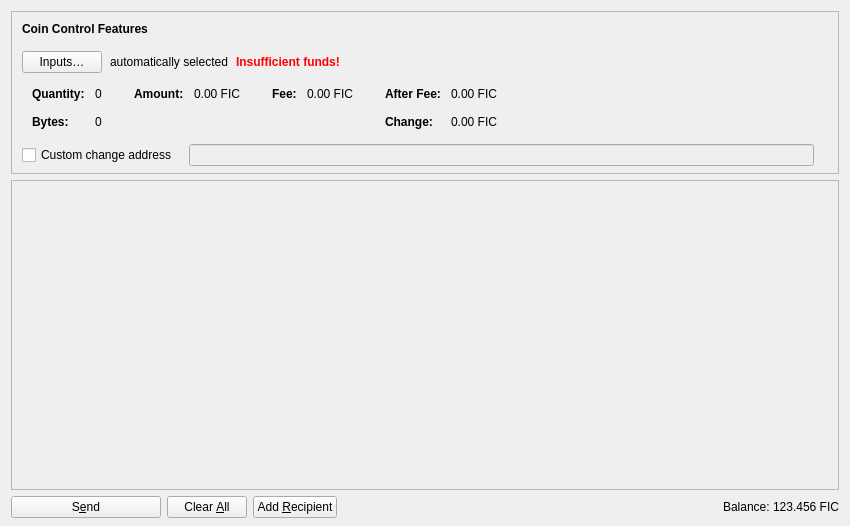
<?xml version="1.0" encoding="UTF-8"?>
<ui version="4.0">
 <class>SendCoinsDialog</class>
 <widget class="QDialog" name="SendCoinsDialog">
  <property name="geometry">
   <rect>
    <x>0</x>
    <y>0</y>
    <width>850</width>
    <height>526</height>
   </rect>
  </property>
  <property name="windowTitle">
   <string>Send Coins</string>
  </property>
  <layout class="QVBoxLayout" name="verticalLayout" stretch="0,1,0">
   <property name="bottomMargin">
    <number>8</number>
   </property>
   <item>
    <widget class="QFrame" name="frameCoinControl">
     <property name="sizePolicy">
      <sizepolicy hsizetype="Expanding" vsizetype="Expanding">
       <horstretch>0</horstretch>
       <verstretch>0</verstretch>
      </sizepolicy>
     </property>
     <property name="maximumSize">
      <size>
       <width>16777215</width>
       <height>16777215</height>
      </size>
     </property>
     <property name="frameShape">
      <enum>QFrame::StyledPanel</enum>
     </property>
     <property name="frameShadow">
      <enum>QFrame::Sunken</enum>
     </property>
     <layout class="QVBoxLayout" name="verticalLayoutCoinControl2">
      <property name="spacing">
       <number>0</number>
      </property>
      <property name="leftMargin">
       <number>0</number>
      </property>
      <property name="topMargin">
       <number>0</number>
      </property>
      <property name="rightMargin">
       <number>0</number>
      </property>
      <property name="bottomMargin">
       <number>6</number>
      </property>
      <item>
       <layout class="QVBoxLayout" name="verticalLayoutCoinControl" stretch="0,0,0,0,1">
        <property name="spacing">
         <number>0</number>
        </property>
        <property name="leftMargin">
         <number>10</number>
        </property>
        <property name="topMargin">
         <number>10</number>
        </property>
        <item>
         <layout class="QHBoxLayout" name="horizontalLayoutCoinControl1">
          <property name="bottomMargin">
           <number>15</number>
          </property>
          <item>
           <widget class="QLabel" name="labelCoinControlFeatures">
            <property name="sizePolicy">
             <sizepolicy hsizetype="Preferred" vsizetype="Maximum">
              <horstretch>0</horstretch>
              <verstretch>0</verstretch>
             </sizepolicy>
            </property>
            <property name="font">
             <font>
              <weight>75</weight>
              <bold>true</bold>
             </font>
            </property>
            <property name="styleSheet">
             <string notr="true">font-weight:bold;</string>
            </property>
            <property name="text">
             <string>Coin Control Features</string>
            </property>
           </widget>
          </item>
         </layout>
        </item>
        <item>
         <layout class="QHBoxLayout" name="horizontalLayoutCoinControl2" stretch="0,0,0,0">
          <property name="spacing">
           <number>8</number>
          </property>
          <property name="bottomMargin">
           <number>10</number>
          </property>
          <item>
           <widget class="QPushButton" name="pushButtonCoinControl">
            <property name="styleSheet">
             <string notr="true"/>
            </property>
            <property name="text">
             <string>Inputs…</string>
            </property>
            <property name="autoDefault">
             <bool>false</bool>
            </property>
           </widget>
          </item>
          <item>
           <widget class="QLabel" name="labelCoinControlAutomaticallySelected">
            <property name="text">
             <string>automatically selected</string>
            </property>
            <property name="margin">
             <number>5</number>
            </property>
           </widget>
          </item>
          <item>
           <widget class="QLabel" name="labelCoinControlInsuffFunds">
            <property name="font">
             <font>
              <weight>75</weight>
              <bold>true</bold>
             </font>
            </property>
            <property name="styleSheet">
             <string notr="true">color:red;font-weight:bold;</string>
            </property>
            <property name="text">
             <string>Insufficient funds!</string>
            </property>
            <property name="margin">
             <number>5</number>
            </property>
           </widget>
          </item>
          <item>
           <spacer name="horizontalSpacerCoinControl">
            <property name="orientation">
             <enum>Qt::Horizontal</enum>
            </property>
            <property name="sizeHint" stdset="0">
             <size>
              <width>40</width>
              <height>1</height>
             </size>
            </property>
           </spacer>
          </item>
         </layout>
        </item>
        <item>
         <widget class="QWidget" name="widgetCoinControl" native="true">
          <property name="sizePolicy">
           <sizepolicy hsizetype="Preferred" vsizetype="Preferred">
            <horstretch>0</horstretch>
            <verstretch>0</verstretch>
           </sizepolicy>
          </property>
          <property name="minimumSize">
           <size>
            <width>0</width>
            <height>0</height>
           </size>
          </property>
          <property name="styleSheet">
           <string notr="true"/>
          </property>
          <layout class="QHBoxLayout" name="horizontalLayoutCoinControl5">
           <property name="margin">
            <number>0</number>
           </property>
           <item>
            <layout class="QHBoxLayout" name="horizontalLayoutCoinControl3" stretch="0,0,0,1">
             <property name="spacing">
              <number>20</number>
             </property>
             <property name="topMargin">
              <number>0</number>
             </property>
             <property name="bottomMargin">
              <number>10</number>
             </property>
             <item>
              <layout class="QFormLayout" name="formLayoutCoinControl1">
               <property name="labelAlignment">
                <set>Qt::AlignLeft|Qt::AlignVCenter</set>
               </property>
               <property name="horizontalSpacing">
                <number>10</number>
               </property>
               <property name="verticalSpacing">
                <number>14</number>
               </property>
               <property name="leftMargin">
                <number>10</number>
               </property>
               <property name="topMargin">
                <number>4</number>
               </property>
               <property name="rightMargin">
                <number>6</number>
               </property>
               <item row="0" column="0">
                <widget class="QLabel" name="labelCoinControlQuantityText">
                 <property name="font">
                  <font>
                   <weight>75</weight>
                   <bold>true</bold>
                  </font>
                 </property>
                 <property name="text">
                  <string>Quantity:</string>
                 </property>
                 <property name="margin">
                  <number>0</number>
                 </property>
                </widget>
               </item>
               <item row="0" column="1">
                <widget class="QLabel" name="labelCoinControlQuantity">
                 <property name="cursor">
                  <cursorShape>IBeamCursor</cursorShape>
                 </property>
                 <property name="contextMenuPolicy">
                  <enum>Qt::ActionsContextMenu</enum>
                 </property>
                 <property name="text">
                  <string notr="true">0</string>
                 </property>
                 <property name="margin">
                  <number>0</number>
                 </property>
                 <property name="textInteractionFlags">
                  <set>Qt::LinksAccessibleByMouse|Qt::TextSelectableByKeyboard|Qt::TextSelectableByMouse</set>
                 </property>
                </widget>
               </item>
               <item row="1" column="0">
                <widget class="QLabel" name="labelCoinControlBytesText">
                 <property name="font">
                  <font>
                   <weight>75</weight>
                   <bold>true</bold>
                  </font>
                 </property>
                 <property name="text">
                  <string>Bytes:</string>
                 </property>
                </widget>
               </item>
               <item row="1" column="1">
                <widget class="QLabel" name="labelCoinControlBytes">
                 <property name="cursor">
                  <cursorShape>IBeamCursor</cursorShape>
                 </property>
                 <property name="contextMenuPolicy">
                  <enum>Qt::ActionsContextMenu</enum>
                 </property>
                 <property name="text">
                  <string notr="true">0</string>
                 </property>
                 <property name="textInteractionFlags">
                  <set>Qt::LinksAccessibleByMouse|Qt::TextSelectableByKeyboard|Qt::TextSelectableByMouse</set>
                 </property>
                </widget>
               </item>
              </layout>
             </item>
             <item>
              <layout class="QFormLayout" name="formLayoutCoinControl2">
               <property name="horizontalSpacing">
                <number>10</number>
               </property>
               <property name="verticalSpacing">
                <number>14</number>
               </property>
               <property name="leftMargin">
                <number>6</number>
               </property>
               <property name="topMargin">
                <number>4</number>
               </property>
               <property name="rightMargin">
                <number>6</number>
               </property>
               <item row="0" column="0">
                <widget class="QLabel" name="labelCoinControlAmountText">
                 <property name="font">
                  <font>
                   <weight>75</weight>
                   <bold>true</bold>
                  </font>
                 </property>
                 <property name="text">
                  <string>Amount:</string>
                 </property>
                 <property name="margin">
                  <number>0</number>
                 </property>
                </widget>
               </item>
               <item row="0" column="1">
                <widget class="QLabel" name="labelCoinControlAmount">
                 <property name="cursor">
                  <cursorShape>IBeamCursor</cursorShape>
                 </property>
                 <property name="contextMenuPolicy">
                  <enum>Qt::ActionsContextMenu</enum>
                 </property>
                 <property name="text">
                  <string notr="true">0.00 FIC</string>
                 </property>
                 <property name="textInteractionFlags">
                  <set>Qt::LinksAccessibleByMouse|Qt::TextSelectableByKeyboard|Qt::TextSelectableByMouse</set>
                 </property>
                </widget>
               </item>
              </layout>
             </item>
             <item>
              <layout class="QFormLayout" name="formLayoutCoinControl3">
               <property name="horizontalSpacing">
                <number>10</number>
               </property>
               <property name="verticalSpacing">
                <number>14</number>
               </property>
               <property name="leftMargin">
                <number>6</number>
               </property>
               <property name="topMargin">
                <number>4</number>
               </property>
               <property name="rightMargin">
                <number>6</number>
               </property>
               <item row="0" column="0">
                <widget class="QLabel" name="labelCoinControlFeeText">
                 <property name="font">
                  <font>
                   <weight>75</weight>
                   <bold>true</bold>
                  </font>
                 </property>
                 <property name="text">
                  <string>Fee:</string>
                 </property>
                 <property name="margin">
                  <number>0</number>
                 </property>
                </widget>
               </item>
               <item row="0" column="1">
                <widget class="QLabel" name="labelCoinControlFee">
                 <property name="cursor">
                  <cursorShape>IBeamCursor</cursorShape>
                 </property>
                 <property name="contextMenuPolicy">
                  <enum>Qt::ActionsContextMenu</enum>
                 </property>
                 <property name="text">
                  <string notr="true">0.00 FIC</string>
                 </property>
                 <property name="textInteractionFlags">
                  <set>Qt::LinksAccessibleByMouse|Qt::TextSelectableByKeyboard|Qt::TextSelectableByMouse</set>
                 </property>
                </widget>
               </item>
              </layout>
             </item>
             <item>
              <layout class="QFormLayout" name="formLayoutCoinControl4">
               <property name="labelAlignment">
                <set>Qt::AlignLeft|Qt::AlignVCenter</set>
               </property>
               <property name="horizontalSpacing">
                <number>10</number>
               </property>
               <property name="verticalSpacing">
                <number>14</number>
               </property>
               <property name="leftMargin">
                <number>6</number>
               </property>
               <property name="topMargin">
                <number>4</number>
               </property>
               <property name="rightMargin">
                <number>6</number>
               </property>
               <item row="0" column="0">
                <widget class="QLabel" name="labelCoinControlAfterFeeText">
                 <property name="font">
                  <font>
                   <weight>75</weight>
                   <bold>true</bold>
                  </font>
                 </property>
                 <property name="text">
                  <string>After Fee:</string>
                 </property>
                 <property name="margin">
                  <number>0</number>
                 </property>
                </widget>
               </item>
               <item row="0" column="1">
                <widget class="QLabel" name="labelCoinControlAfterFee">
                 <property name="cursor">
                  <cursorShape>IBeamCursor</cursorShape>
                 </property>
                 <property name="contextMenuPolicy">
                  <enum>Qt::ActionsContextMenu</enum>
                 </property>
                 <property name="text">
                  <string notr="true">0.00 FIC</string>
                 </property>
                 <property name="textInteractionFlags">
                  <set>Qt::LinksAccessibleByMouse|Qt::TextSelectableByKeyboard|Qt::TextSelectableByMouse</set>
                 </property>
                </widget>
               </item>
               <item row="1" column="0">
                <widget class="QLabel" name="labelCoinControlChangeText">
                 <property name="font">
                  <font>
                   <weight>75</weight>
                   <bold>true</bold>
                  </font>
                 </property>
                 <property name="text">
                  <string>Change:</string>
                 </property>
                </widget>
               </item>
               <item row="1" column="1">
                <widget class="QLabel" name="labelCoinControlChange">
                 <property name="cursor">
                  <cursorShape>IBeamCursor</cursorShape>
                 </property>
                 <property name="contextMenuPolicy">
                  <enum>Qt::ActionsContextMenu</enum>
                 </property>
                 <property name="text">
                  <string notr="true">0.00 FIC</string>
                 </property>
                 <property name="textInteractionFlags">
                  <set>Qt::LinksAccessibleByMouse|Qt::TextSelectableByKeyboard|Qt::TextSelectableByMouse</set>
                 </property>
                </widget>
               </item>
              </layout>
             </item>
            </layout>
           </item>
          </layout>
         </widget>
        </item>
        <item>
         <layout class="QHBoxLayout" name="horizontalLayoutCoinControl4" stretch="0,0,0">
          <property name="spacing">
           <number>12</number>
          </property>
          <property name="sizeConstraint">
           <enum>QLayout::SetDefaultConstraint</enum>
          </property>
          <property name="topMargin">
           <number>5</number>
          </property>
          <property name="rightMargin">
           <number>5</number>
          </property>
          <item>
           <widget class="QCheckBox" name="checkBoxCoinControlChange">
            <property name="toolTip">
             <string>If this is activated, but the change address is empty or invalid, change will be sent to a newly generated address.</string>
            </property>
            <property name="text">
             <string>Custom change address</string>
            </property>
           </widget>
          </item>
          <item>
           <widget class="QValidatedLineEdit" name="lineEditCoinControlChange">
            <property name="enabled">
             <bool>false</bool>
            </property>
            <property name="sizePolicy">
             <sizepolicy hsizetype="Expanding" vsizetype="Fixed">
              <horstretch>0</horstretch>
              <verstretch>0</verstretch>
             </sizepolicy>
            </property>
           </widget>
          </item>
          <item>
           <widget class="QLabel" name="labelCoinControlChangeLabel">
            <property name="sizePolicy">
             <sizepolicy hsizetype="Preferred" vsizetype="Expanding">
              <horstretch>0</horstretch>
              <verstretch>0</verstretch>
             </sizepolicy>
            </property>
            <property name="minimumSize">
             <size>
              <width>0</width>
              <height>0</height>
             </size>
            </property>
            <property name="text">
             <string/>
            </property>
            <property name="margin">
             <number>3</number>
            </property>
           </widget>
          </item>
         </layout>
        </item>
        <item>
         <spacer name="verticalSpacerCoinControl">
          <property name="orientation">
           <enum>Qt::Vertical</enum>
          </property>
          <property name="sizeHint" stdset="0">
           <size>
            <width>800</width>
            <height>1</height>
           </size>
          </property>
         </spacer>
        </item>
       </layout>
      </item>
     </layout>
    </widget>
   </item>
   <item>
    <widget class="QScrollArea" name="scrollArea">
     <property name="widgetResizable">
      <bool>true</bool>
     </property>
     <widget class="QWidget" name="scrollAreaWidgetContents">
      <property name="geometry">
       <rect>
        <x>0</x>
        <y>0</y>
        <width>830</width>
        <height>304</height>
       </rect>
      </property>
      <layout class="QVBoxLayout" name="verticalLayout_2" stretch="0,1">
       <property name="margin">
        <number>0</number>
       </property>
       <item>
        <layout class="QVBoxLayout" name="entries">
         <property name="spacing">
          <number>6</number>
         </property>
        </layout>
       </item>
       <item>
        <spacer name="verticalSpacer">
         <property name="orientation">
          <enum>Qt::Vertical</enum>
         </property>
         <property name="sizeHint" stdset="0">
          <size>
           <width>20</width>
           <height>40</height>
          </size>
         </property>
        </spacer>
       </item>
      </layout>
     </widget>
    </widget>
   </item>
   <item>
    <layout class="QHBoxLayout" name="horizontalLayout">
     <item>
      <widget class="QPushButton" name="sendButton">
       <property name="minimumSize">
        <size>
         <width>150</width>
         <height>0</height>
        </size>
       </property>
       <property name="toolTip">
        <string>Confirm the send action</string>
       </property>
       <property name="text">
        <string>S&amp;end</string>
       </property>
       <property name="icon">
        <iconset resource="../bitcoin.qrc">
         <normaloff>:/icons/send</normaloff>:/icons/send</iconset>
       </property>
       <property name="autoDefault">
        <bool>false</bool>
       </property>
       <property name="default">
        <bool>false</bool>
       </property>
      </widget>
     </item>
     <item>
      <widget class="QPushButton" name="clearButton">
       <property name="sizePolicy">
        <sizepolicy hsizetype="Minimum" vsizetype="Fixed">
         <horstretch>0</horstretch>
         <verstretch>0</verstretch>
        </sizepolicy>
       </property>
       <property name="toolTip">
        <string>Clear all fields of the form.</string>
       </property>
       <property name="text">
        <string>Clear &amp;All</string>
       </property>
       <property name="icon">
        <iconset resource="../bitcoin.qrc">
         <normaloff>:/icons/remove</normaloff>:/icons/remove</iconset>
       </property>
       <property name="autoDefault">
        <bool>false</bool>
       </property>
      </widget>
     </item>
     <item>
      <widget class="QPushButton" name="addButton">
       <property name="toolTip">
        <string>Send to multiple recipients at once</string>
       </property>
       <property name="text">
        <string>Add &amp;Recipient</string>
       </property>
       <property name="icon">
        <iconset resource="../bitcoin.qrc">
         <normaloff>:/icons/add</normaloff>:/icons/add</iconset>
       </property>
       <property name="autoDefault">
        <bool>false</bool>
       </property>
      </widget>
     </item>
     <item>
      <spacer name="horizontalSpacer">
       <property name="orientation">
        <enum>Qt::Horizontal</enum>
       </property>
       <property name="sizeHint" stdset="0">
        <size>
         <width>40</width>
         <height>20</height>
        </size>
       </property>
      </spacer>
     </item>
     <item>
      <layout class="QHBoxLayout" name="horizontalLayout_2">
       <property name="spacing">
        <number>3</number>
       </property>
       <item>
        <widget class="QLabel" name="labelBalanceName">
         <property name="sizePolicy">
          <sizepolicy hsizetype="Preferred" vsizetype="Fixed">
           <horstretch>0</horstretch>
           <verstretch>0</verstretch>
          </sizepolicy>
         </property>
         <property name="text">
          <string>Balance:</string>
         </property>
        </widget>
       </item>
       <item>
        <widget class="QLabel" name="labelBalance">
         <property name="sizePolicy">
          <sizepolicy hsizetype="Preferred" vsizetype="Fixed">
           <horstretch>0</horstretch>
           <verstretch>0</verstretch>
          </sizepolicy>
         </property>
         <property name="cursor">
          <cursorShape>IBeamCursor</cursorShape>
         </property>
         <property name="text">
          <string notr="true">123.456 FIC</string>
         </property>
         <property name="textInteractionFlags">
          <set>Qt::LinksAccessibleByMouse|Qt::TextSelectableByKeyboard|Qt::TextSelectableByMouse</set>
         </property>
        </widget>
       </item>
      </layout>
     </item>
    </layout>
   </item>
  </layout>
 </widget>
 <customwidgets>
  <customwidget>
   <class>QValidatedLineEdit</class>
   <extends>QLineEdit</extends>
   <header>qt/qvalidatedlineedit.h</header>
  </customwidget>
  <customwidget>
   <class>BitcoinAmountField</class>
   <extends>QLineEdit</extends>
   <header>qt/bitcoinamountfield.h</header>
   <container>1</container>
  </customwidget>
 </customwidgets>
 <resources>
  <include location="../bitcoin.qrc"/>
 </resources>
 <connections/>
</ui>
